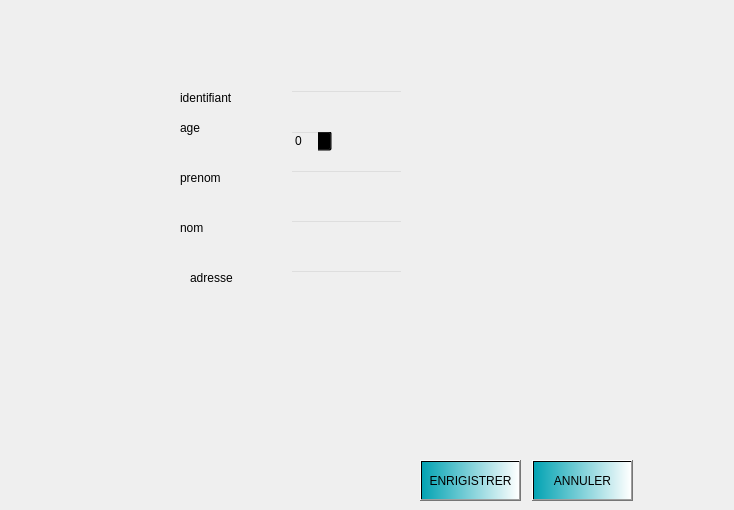
        <widget class="QWidget" name="page_8">
         <property name="styleSheet">
          <string notr="true">#page_8{
background-color: transparent;
border-image: url(:fond.png);
background: none;
border: none;
background-repeat: none;
}</string>
         </property>
         <widget class="QPushButton" name="Enregistrer_client">
          <property name="geometry">
           <rect>
            <x>420</x>
            <y>460</y>
            <width>101</width>
            <height>41</height>
           </rect>
          </property>
          <property name="styleSheet">
           <string notr="true">background-color: qlineargradient(spread:repeat, x1:0, y1:0, x2:1, y2:0, stop:0 rgba(3, 163, 179, 255), stop:1 rgba(255, 255, 255, 255));</string>
          </property>
          <property name="text">
           <string>ENRIGISTRER</string>
          </property>
         </widget>
         <widget class="QPushButton" name="annuler_client">
          <property name="geometry">
           <rect>
            <x>532</x>
            <y>460</y>
            <width>101</width>
            <height>41</height>
           </rect>
          </property>
          <property name="styleSheet">
           <string notr="true">background-color: qlineargradient(spread:repeat, x1:0, y1:0, x2:1, y2:0, stop:0 rgba(3, 163, 179, 255), stop:1 rgba(255, 255, 255, 255));
</string>
          </property>
          <property name="text">
           <string>ANNULER</string>
          </property>
         </widget>
         <widget class="QLineEdit" name="nom_client_Ajouter">
          <property name="geometry">
           <rect>
            <x>290</x>
            <y>220</y>
            <width>113</width>
            <height>22</height>
           </rect>
          </property>
          <property name="styleSheet">
           <string notr="true">

#nom_client_Ajouter{
background-color: transparent;
border-image: url(:Esp_gener.png);

}


</string>
          </property>
         </widget>
         <widget class="QLineEdit" name="prenom_client_Ajouter">
          <property name="geometry">
           <rect>
            <x>290</x>
            <y>170</y>
            <width>113</width>
            <height>22</height>
           </rect>
          </property>
          <property name="styleSheet">
           <string notr="true">

#prenom_client_Ajouter{
background-color: transparent;
border-image: url(:Esp_gener.png);

}


</string>
          </property>
         </widget>
         <widget class="QLabel" name="label_82">
          <property name="geometry">
           <rect>
            <x>180</x>
            <y>220</y>
            <width>71</width>
            <height>16</height>
           </rect>
          </property>
          <property name="text">
           <string>nom</string>
          </property>
         </widget>
         <widget class="QLabel" name="label_83">
          <property name="geometry">
           <rect>
            <x>180</x>
            <y>170</y>
            <width>71</width>
            <height>16</height>
           </rect>
          </property>
          <property name="text">
           <string>prenom</string>
          </property>
         </widget>
         <widget class="QLabel" name="label_84">
          <property name="geometry">
           <rect>
            <x>190</x>
            <y>270</y>
            <width>71</width>
            <height>16</height>
           </rect>
          </property>
          <property name="text">
           <string>adresse</string>
          </property>
         </widget>
         <widget class="QLineEdit" name="adresse_Ajouter">
          <property name="geometry">
           <rect>
            <x>290</x>
            <y>270</y>
            <width>113</width>
            <height>22</height>
           </rect>
          </property>
          <property name="styleSheet">
           <string notr="true">

#adresse_Ajouter{
background-color: transparent;
border-image: url(:Esp_gener.png);

}


</string>
          </property>
         </widget>
         <widget class="QLabel" name="label_85">
          <property name="geometry">
           <rect>
            <x>180</x>
            <y>120</y>
            <width>71</width>
            <height>16</height>
           </rect>
          </property>
          <property name="text">
           <string>age</string>
          </property>
         </widget>
         <widget class="QLineEdit" name="id_client_Ajouter">
          <property name="geometry">
           <rect>
            <x>290</x>
            <y>90</y>
            <width>113</width>
            <height>22</height>
           </rect>
          </property>
          <property name="styleSheet">
           <string notr="true">

#id_client_Ajouter{
background-color: transparent;
border-image: url(:Esp_gener.png);

}


</string>
          </property>
          <property name="text">
           <string/>
          </property>
         </widget>
         <widget class="QLabel" name="label_86">
          <property name="geometry">
           <rect>
            <x>180</x>
            <y>90</y>
            <width>71</width>
            <height>16</height>
           </rect>
          </property>
          <property name="text">
           <string>identifiant</string>
          </property>
         </widget>
         <widget class="QSpinBox" name="spinBox_Age">
          <property name="geometry">
           <rect>
            <x>290</x>
            <y>130</y>
            <width>42</width>
            <height>22</height>
           </rect>
          </property>
          <property name="styleSheet">
           <string notr="true">

#spinBox_Age{
background-color: transparent;
border-image: url(:Esp_gener.png);

}


</string>
          </property>
         </widget>
         <widget class="QLabel" name="label_87">
          <property name="geometry">
           <rect>
            <x>670</x>
            <y>30</y>
            <width>55</width>
            <height>16</height>
           </rect>
          </property>
          <property name="text">
           <string/>
          </property>
         </widget>
        </widget>
